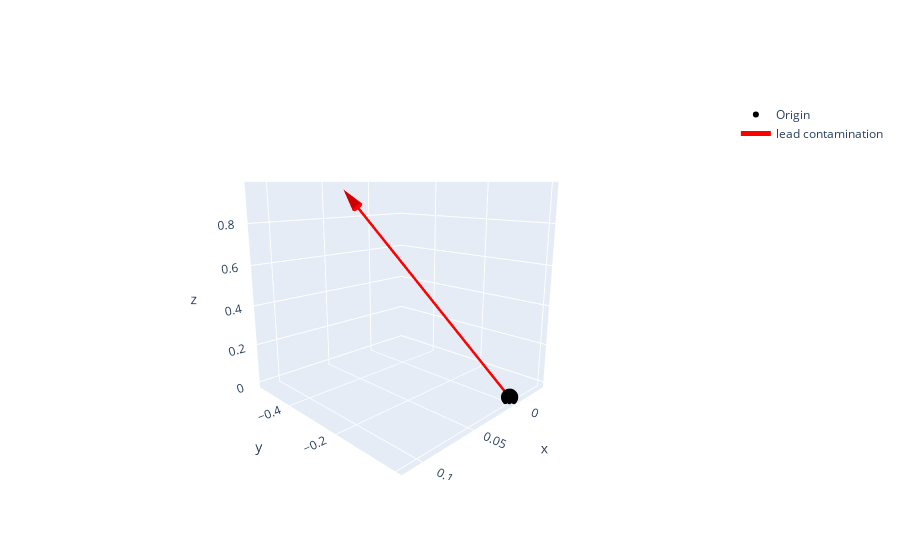

This figure's notebook cell:
### Markdown cell above
That's a lot of numbers! OpenAI embedding support built in dimensionality reduction - let's try using that and visualizing the result

### Code cell
graph = create_new_graph()

text = "lead contamination"

# Get the embedding of the text
vector = get_embedding(text, dimensions=3)
print(f"Resulting vector: {vector} with {len(vector)} dimensions")

# Add the vector to the plot
add_vector_to_graph(graph, vector, name=text)

# Show the plot
graph.show()

### Figure 1 — Plotly figure (JSON) as saved in the notebook; plotly's stock layout.template omitted (floating-point values rounded to 4 significant figures)
{"data": [{"marker": {"color": "black", "size": 6, "symbol": "circle"}, "mode": "markers", "name": "Origin", "type": "scatter3d", "x": [0], "y": [0], "z": [0]}, {"line": {"color": "red", "width": 5}, "mode": "lines", "name": "lead contamination", "type": "scatter3d", "x": [0, 0.03762], "y": [0, -0.4647], "z": [0, 0.8847]}, {"colorscale": [[0, "red"], [1, "red"]], "hoverinfo": "none", "showscale": false, "sizemode": "scaled", "sizeref": 0.1, "type": "cone", "u": [0.03762], "v": [-0.4647], "w": [0.8847], "x": [0.03762], "y": [-0.4647], "z": [0.8847]}], "layout": {"scene": {"aspectmode": "cube", "camera": {"center": {"x": 0, "y": 0, "z": 0}, "eye": {"x": 1.5, "y": 1.5, "z": 0.5}, "up": {"x": 0, "y": 0, "z": 1}}}}}
